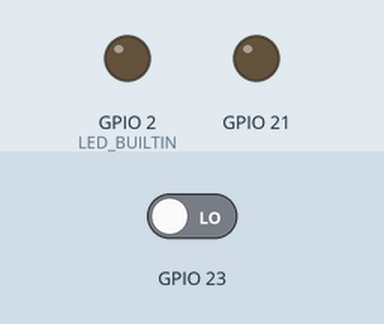
Simulated run of this program. Board: ESP32. On the bench: output pins drawn as LEDs (lit = HIGH). The test bench sets the inputs (shaded band); at power-on: GPIO 23 LOW.

Above: at 1.2 s.
1.3 s: GPIO 23 driven HIGH
At 1.6 s:
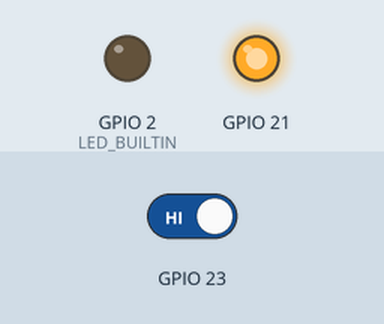
2.8 s: GPIO 23 driven LOW
At 4.0 s:
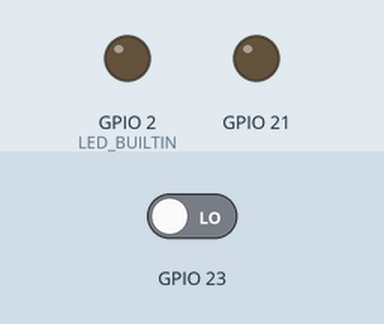
Timing chart, 0 to 9.3 s (numbered marks = the images above; inputs shaded):
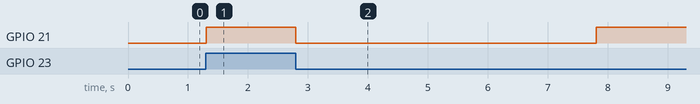

Measured:
- after the input at 1.3 s, GPIO 21: LOW → HIGH at once
- after the input at 2.8 s, GPIO 21: HIGH → LOW after 0.00 s instead of 3.5 s

The program:

main.cpp
```cpp
#include <Arduino.h>

#define BUTTON_DEBOUNCE 50

struct loop_time_t
{
  unsigned long now;
  unsigned long last_click;
  unsigned long difference;
  void update_now()
  {
    now = millis();
  }
  void reset_last()
  {
    last_click = now;
    difference = 0;
  }
  void update()
  {
    update_now();
    difference = now - last_click;
  }
} loop_time{0, 0, 0};

struct io_state_t
{
  bool light21;
  bool button23;
  bool button23_last;
  int count_blinks;
  void change_light21()
  {
    light21 = !light21;
    digitalWrite(21, light21);
  }
  void add_count_blinks()
  {
    count_blinks++;
  }
  void reset_count_blinks()
  {
    count_blinks = 0;
  }
  void get_button23_read()
  {
    button23 = digitalRead(23);
  }
  void reset_button23_last()
  {
    button23_last = button23;
  }
  void repeater21()
  {
    if (count_blinks == 0)
      return;
    if (count_blinks == 1)
    {
      change_light21();
      reset_count_blinks();
      return;
    }
    if (light21 == HIGH) // if light is on, turn off, delay and adjust for uneven count
    {
      count_blinks--;
      change_light21();
      delay(1000);
    }
    for (size_t i = 0; i < count_blinks; i++)
    {
      change_light21();
      delay(250);
    }
    reset_count_blinks();
  }
} io_state{LOW, LOW, LOW, 0};

void check_button23()
{
  io_state.get_button23_read();
  if (io_state.button23 == io_state.button23_last)
    return;
  io_state.reset_button23_last();
  io_state.change_light21();
  if (loop_time.difference > 1000)
    io_state.reset_count_blinks();
  io_state.add_count_blinks();
  loop_time.reset_last();
}

void setup()
{
  Serial.begin(115200);
  pinMode(LED_BUILTIN, OUTPUT);
  pinMode(21, OUTPUT);
  pinMode(23, INPUT);
  digitalWrite(21, LOW);
  io_state.light21 = LOW;
  io_state.button23 = digitalRead(23);
  loop_time.update_now();
  loop_time.reset_last();
}

void loop()
{
  loop_time.update();
  if (loop_time.difference < BUTTON_DEBOUNCE)
    return;
  check_button23();
  if (loop_time.difference > 5000)
    io_state.repeater21();
}
```
